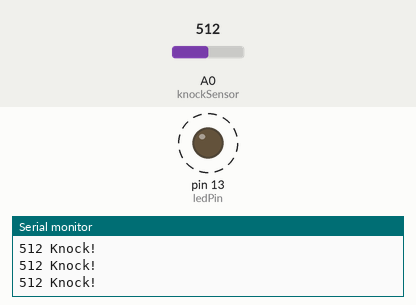
This sketch was run on a simulated Arduino Uno, built with avr-gcc and run on an emulated ATmega328P. Shown: output pins drawn as LEDs (lit = HIGH), the last lines printed to the serial monitor. Dashed ring = blinking. The inputs (shaded band) are chosen by the test bench; at power-on: A0 (knockSensor) = 512.

Above: at 1.2 s.
1.3 s: A0 (knockSensor) set to 0
At 1.3 s:
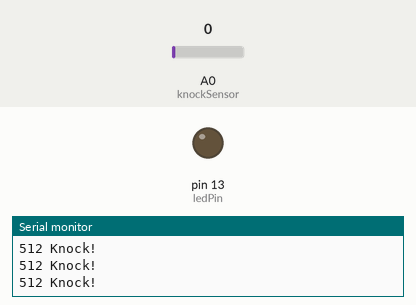
3.2 s: A0 (knockSensor) set to 1023
At 3.42 s:
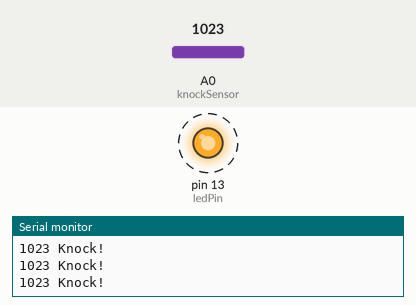
Timing chart, 0 to 12.2 s (numbered marks = the images above; inputs shaded):
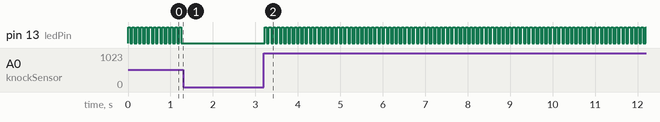

Measured:
- after the input at 1.3 s, pin 13 (ledPin): stops changing and stays LOW
- after the input at 3.2 s, pin 13 (ledPin): alternates HIGH for 0.05 s and LOW for 0.05 s, starting at once
- by itself, pin 13 (ledPin): alternates HIGH for 0.05 s and LOW for 0.05 s

The sketch:

ANN_piezo_test_1.ino
```cpp
/**
 * file: ANN_piezo_test_1.ino
 * purpose: piezo sensor testing as input
 *          for ANN synthetizers control
 * doc: http://www.arduino.cc/en/Tutorial/Knock
 * author: frtk@tetalab
 */


//--- LED
const int ledPin = 13;      // led connected to digital pin 13
int ledState = LOW;         // variable used to store the last LED status, to toggle the light

//--- Piezo sensor
const int knockSensor = A0; // the piezo is connected to analog pin 0
const int threshold = 1;  // threshold value to decide when the detected sound is a knock or not
int sensorReading = 0;      // variable to store the value read from the sensor pin


/**
 * SETUP
 */
void setup() {
  pinMode(ledPin, OUTPUT); // declare the ledPin as as OUTPUT
  Serial.begin(9600);       // use the serial port
}


/**
 * LOOP
 */
void loop() {
  // read the sensor and store it in the variable sensorReading:
  sensorReading = analogRead(knockSensor);
  Serial.print(sensorReading);
  // if the sensor reading is greater than the threshold:
  if (sensorReading >= threshold) {
    // toggle the status of the ledPin:
    ledState = !ledState;
    // update the LED pin itself:
    digitalWrite(ledPin, ledState);
    Serial.print(" ");
    Serial.print("Knock!");
  }
  Serial.println("");

  delay(50);  // delay to avoid overloading the serial port buffer
}
```
